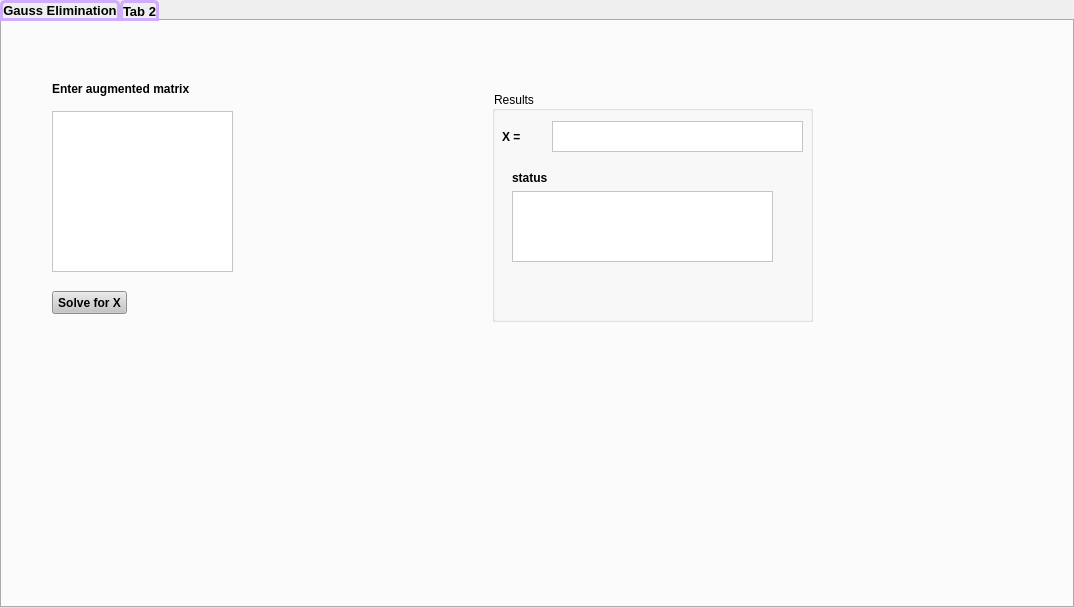
<?xml version="1.0" encoding="UTF-8"?>
<ui version="4.0">
 <class>DirectSolver</class>
 <widget class="QTabWidget" name="DirectSolver">
  <property name="geometry">
   <rect>
    <x>0</x>
    <y>0</y>
    <width>1074</width>
    <height>608</height>
   </rect>
  </property>
  <property name="maximumSize">
   <size>
    <width>1074</width>
    <height>608</height>
   </size>
  </property>
  <property name="font">
   <font>
    <pointsize>10</pointsize>
    <weight>75</weight>
    <bold>true</bold>
   </font>
  </property>
  <property name="windowTitle">
   <string>TabWidget</string>
  </property>
  <property name="styleSheet">
   <string notr="true">QTabBar::tab
{
	 background: qlineargradient(x1: -1, y1: 0, x2: 0.5, y2: 0.8,
                                stop: 0 #E1E1E1, stop: 0.9 #AADF55,
                                stop: 2 #D8D8D8, stop: 1 #D3D3D3);
    border: 2.5px solid #CFACFC;
    border-bottom-color: #CFACFC; 
    border-top-left-radius: 5px;
    border-top-right-radius: 5px;
    min-width: 10em;
    padding: 2ex;
	font: 87 10pt &quot;Segoe UI Black&quot;;

}</string>
  </property>
  <property name="currentIndex">
   <number>0</number>
  </property>
  <widget class="QWidget" name="tab_gauss">
   <attribute name="title">
    <string>Gauss Elimination</string>
   </attribute>
   <widget class="QLabel" name="label_Amat">
    <property name="geometry">
     <rect>
      <x>50</x>
      <y>60</y>
      <width>161</width>
      <height>16</height>
     </rect>
    </property>
    <property name="styleSheet">
     <string notr="true">QLabel
{
	color: black;
	font: bold;
	background: rgba(0,0,0,0%);
}</string>
    </property>
    <property name="text">
     <string>Enter augmented matrix</string>
    </property>
   </widget>
   <widget class="QTextEdit" name="text_A">
    <property name="geometry">
     <rect>
      <x>50</x>
      <y>90</y>
      <width>181</width>
      <height>161</height>
     </rect>
    </property>
    <property name="styleSheet">
     <string notr="true">QTextEdit
{
	background: white;
	color: black;
}</string>
    </property>
   </widget>
   <widget class="QPushButton" name="solveX">
    <property name="geometry">
     <rect>
      <x>50</x>
      <y>270</y>
      <width>75</width>
      <height>23</height>
     </rect>
    </property>
    <property name="styleSheet">
     <string notr="true">QPushButton
{
	background: #C5C5C5;
	color: black;
	font: bold;
}</string>
    </property>
    <property name="text">
     <string>Solve for X</string>
    </property>
   </widget>
   <widget class="QGroupBox" name="groupBox">
    <property name="geometry">
     <rect>
      <x>490</x>
      <y>70</y>
      <width>321</width>
      <height>231</height>
     </rect>
    </property>
    <property name="styleSheet">
     <string notr="true">color: black;</string>
    </property>
    <property name="title">
     <string>Results</string>
    </property>
    <widget class="QTextEdit" name="xresult">
     <property name="geometry">
      <rect>
       <x>60</x>
       <y>30</y>
       <width>251</width>
       <height>31</height>
      </rect>
     </property>
     <property name="styleSheet">
      <string notr="true">QTextEdit
{
	background: white;
	color: black;
}</string>
     </property>
    </widget>
    <widget class="QLabel" name="label_Amat_2">
     <property name="geometry">
      <rect>
       <x>10</x>
       <y>30</y>
       <width>47</width>
       <height>31</height>
      </rect>
     </property>
     <property name="font">
      <font>
       <pointsize>9</pointsize>
       <weight>75</weight>
       <italic>false</italic>
       <bold>true</bold>
      </font>
     </property>
     <property name="styleSheet">
      <string notr="true">QLabel
{
	color: black;
	font: bold;
	background: rgba(0,0,0,0%);
}</string>
     </property>
     <property name="text">
      <string>X = </string>
     </property>
    </widget>
    <widget class="QTextEdit" name="status_text">
     <property name="geometry">
      <rect>
       <x>20</x>
       <y>100</y>
       <width>261</width>
       <height>71</height>
      </rect>
     </property>
     <property name="styleSheet">
      <string notr="true">QTextEdit
{
	background: white;
	color: black;
}</string>
     </property>
    </widget>
    <widget class="QLabel" name="status_label">
     <property name="geometry">
      <rect>
       <x>20</x>
       <y>80</y>
       <width>47</width>
       <height>13</height>
      </rect>
     </property>
     <property name="font">
      <font>
       <pointsize>9</pointsize>
       <weight>75</weight>
       <bold>true</bold>
      </font>
     </property>
     <property name="styleSheet">
      <string notr="true">QLabel
{
	color: black;
	background: rgba(0,0,0,0%);
}</string>
     </property>
     <property name="text">
      <string>status</string>
     </property>
    </widget>
   </widget>
  </widget>
  <widget class="QWidget" name="tab_lu">
   <attribute name="title">
    <string>Tab 2</string>
   </attribute>
  </widget>
 </widget>
 <resources/>
 <connections/>
</ui>
